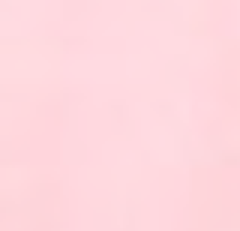
#> input picture img/2017/SPRING/BLUSH_PINK-01.PNG, 80 x 77 px (shown 3 times larger)
$ jupyter execute single_colour_extraction.ipynb   (shell and % lines are left out)
#> lines starting #> are read from the running program, lines starting #| are printed output that depends on the picture; long printed decimals are rounded
[cell 1]
import matplotlib
import PIL
import scipy
from matplotlib import image as img
from matplotlib import pyplot as plt

from scipy.cluster.vq import whiten
from scipy.cluster.vq import kmeans
import pandas as pd

[cell 2]
def get_single_colour_rgb(image_path, k):

    # Read
#> called with image_path = 'img/2017/SPRING/BLUSH_PINK-01.PNG', k = 1
    image = img.imread(image_path)
#> image is the input picture: shape (77, 80, 4) float32; mean R, G, B, A 0.998, 0.847, 0.871, 1
    image.shape

    # Show
    plt.imshow(image)
    plt.show()

    # Format
    r = []
    g = []
    b = []

    for line in image:
        for pixel in line:
            temp_r, temp_g, temp_b, TEMP_X = pixel
            r.append(temp_r)
            g.append(temp_g)
            b.append(temp_b)
#> this loop made 77 passes
#> after the loop, b = 6160 values, max 0.886 at index 1483, min 0.847 at index 4315, mean 0.871; g = 6160 values, max 0.863 at index 1606, min 0.827 at index 4315, mean 0.847; r = 6160 values, max 1 at index 4, min 0.98 at index 4318, mean 0.998

    df = pd.DataFrame({'red': r,'blue': b,'green': g})
#> df = table of 6160 rows and 3 columns
    df['scaled_red'] = whiten(df['red'])
    df['scaled_blue'] = whiten(df['blue'])
    df['scaled_green'] = whiten(df['green'])

    # Get
    from scipy.cluster.vq import kmeans
    cluster_centers, distortion = kmeans(df[['scaled_red', 'scaled_green', 'scaled_blue']], 1)
#> cluster_centers = [[382.1, 101.9, 98.18]]; distortion = 1.55

    colors = []
    rgb = []
    r_std, g_std, b_std = df[['red', 'green', 'blue']].std()
#> r_std = 0.00261; g_std = 0.00831; b_std = 0.00887

    for cluster_center in cluster_centers:
        scaled_r, scaled_g, scaled_b = cluster_center
        colors.append((
        scaled_r * r_std,
        scaled_g * g_std,
        scaled_b * b_std
        ))
        rgb.append((
        scaled_r * r_std * 255,
        scaled_g * g_std * 255 ,
        scaled_b * b_std * 255
        ))
#> this loop made 1 pass
#> after the loop, colors = [(0.998, 0.847, 0.871)]; rgb = [(254.6, 215.9, 222.2)]

    plt.imshow([colors])
    plt.show()
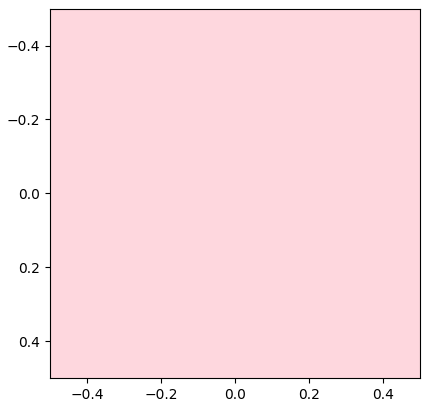
#> figure drawn by matplotlib, 1 panel

    print(rgb[0])
#| (254.583, 215.891, 222.199)

    return rgb[0]

[cell 3]
import os
file_locations = [os.path.join(root, name)
                  for root, dirs, files
                  in os.walk(r'img')
                  for name in files
                  if name.endswith((".png", ".jpg", ".PNG", ".JPG"))]

[cell 4]
k = 1
result = []

for image_path in file_locations:
    file_name = os.path.split(image_path)[-1]

    path = os.path.split(image_path)[-2]
    launch_name = os.path.split(path)[-1]

    path = os.path.split(path)[-2]
    year_name = os.path.split(path)[-1]

    file_name, launch_name, year_name

    trend_colour = file_name.split('-')[0]
    trend_index = (file_name.split('-')[1]).split('.')[0]
    base_colour = trend_colour.split('_')[-1]

    cluster_centers = get_single_colour_rgb(image_path,k)
#> cluster_centers = (254.6, 215.9, 222.2)

    result.append((launch_name, year_name, base_colour, trend_colour, trend_index, image_path, cluster_centers))
#> pass 2 of the loop `for image_path in file_locations:`:
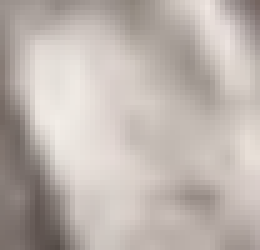
#> input picture img/2017/FALL/METALLIC_SILVER-01.PNG, 52 x 50 px (shown 5 times larger)
#> in get_single_colour_rgb, image is the input picture: shape (50, 52, 4) float32; mean R, G, B, A 0.743, 0.707, 0.685, 1
#> the loop in get_single_colour_rgb (call 2), `for line in image:` made 50 passes
#> after the loop in get_single_colour_rgb (call 2), `for line in image:`: b = 2600 values, max 0.906 at index 1259, min 0.275 at index 2559, mean 0.685; g = 2600 values, max 0.929 at index 1259, min 0.294 at index 2559, mean 0.707; r = 2600 values, max 0.949 at index 1259, min 0.329 at index 2559, mean 0.743
#> df = table of 2600 rows and 3 columns
#> in get_single_colour_rgb (call 2), `cluster_centers, distortion = kmeans(df[['scaled_red', 'scaled_green',..`: cluster_centers = [[5.76, 5.36, 5.23]]; distortion = 1.37
#> r_std = 0.129; g_std = 0.132; b_std = 0.131
#> the loop in get_single_colour_rgb (call 2), `for cluster_center in cluster_centers:` made 1 pass
#> after the loop in get_single_colour_rgb (call 2), `for cluster_center in cluster_centers:`: colors = [(0.743, 0.707, 0.685)]; rgb = [(189.5, 180.4, 174.6)]
#> in get_single_colour_rgb (call 2), `plt.show()`:
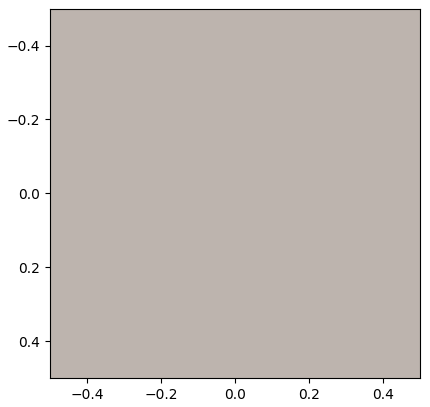
#> figure drawn by matplotlib, 1 panel
#| (189.537, 180.370, 174.612)
#> `cluster_centers = get_single_colour_rgb(image_path,k)`: cluster_centers = (189.5, 180.4, 174.6)

result = pd.DataFrame(result)
#> result = table of 2 rows and 7 columns
result.columns = ['launch_name','year_name','base_colour','trend_colour','trend_index', 'image_path', 'rgb']
result.head()
#> Out = table of 2 rows and 7 columns
